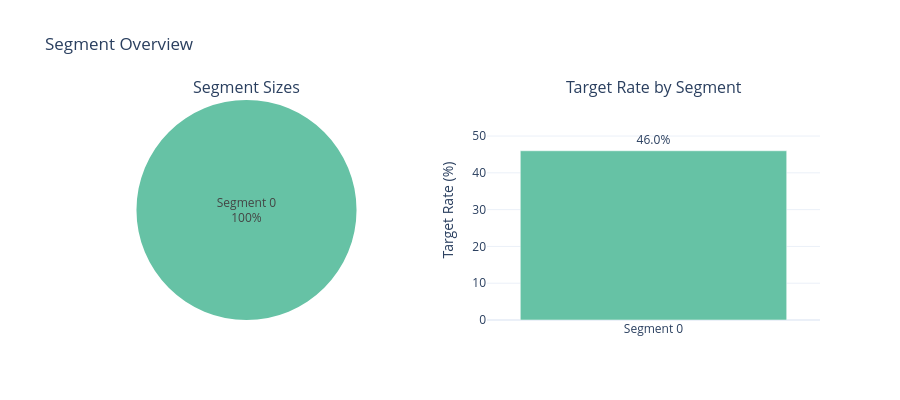

Notebook cell for this chart:
### Markdown cell above
## 4.9 Data Segmentation Analysis

**Purpose:** Determine if the dataset contains natural subgroups that might benefit from separate models.

**📖 Why This Matters:**
- Some datasets have distinct customer segments with very different behaviors
- A single model might struggle to capture patterns that vary significantly across segments
- Segmented models can improve accuracy but add maintenance complexity

**Recommendations:**
- **single_model** - Data is homogeneous; one model for all records
- **consider_segmentation** - Some variation exists; evaluate if complexity is worth it
- **strong_segmentation** - Distinct segments with different target rates; separate models likely beneficial

**Important:** This is exploratory guidance only. The final decision depends on business context, model complexity tolerance, and available resources.

### Code cell
from customer_retention.core.compat import is_databricks
from customer_retention.stages.profiling import SegmentAnalyzer, SparkSegmentAnalyzer

MAX_SEGMENT_SAMPLE_SIZE = 50_000

if is_databricks():
    segment_analyzer = SparkSegmentAnalyzer(max_sample_size=MAX_SEGMENT_SAMPLE_SIZE)
else:
    segment_analyzer = SegmentAnalyzer()

# Find target column if detected
target_col = None
for col_name, col_info in findings.columns.items():
    if col_info.inferred_type == ColumnType.TARGET:
        target_col = col_name
        break

# Run segmentation analysis using numeric features
print("="*70)
print("DATA SEGMENTATION ANALYSIS")
print("="*70)

segmentation = segment_analyzer.analyze(
    df,
    target_col=target_col,
    feature_cols=numeric_cols if numeric_cols else None,
    max_segments=5
)

print("\n🎯 Analysis Results:")
print(f"   Method: {segmentation.method.value}")
print(f"   Detected Segments: {segmentation.n_segments}")
print(f"   Cluster Quality Score: {segmentation.quality_score:.2f}")
if segmentation.target_variance_ratio is not None:
    print(f"   Target Variance Ratio: {segmentation.target_variance_ratio:.2f}")

print("\n📊 Segment Profiles:")
for profile in segmentation.profiles:
    target_info = f" | Target Rate: {profile.target_rate*100:.1f}%" if profile.target_rate is not None else ""
    print(f"   Segment {profile.segment_id}: {profile.size:,} records ({profile.size_pct:.1f}%){target_info}")

# Display recommendation card
fig = charts.segment_recommendation_card(segmentation)
display_figure(fig)

# Display segment overview
fig = charts.segment_overview(segmentation, title="Segment Overview")
display_figure(fig)

# Display feature comparison if we have features
if segmentation.n_segments > 1 and any(p.defining_features for p in segmentation.profiles):
    fig = charts.segment_feature_comparison(segmentation, title="Feature Comparison Across Segments")
    display_figure(fig)

print("\n📝 Rationale:")
for reason in segmentation.rationale:
    print(f"   • {reason}")

### Figure 1 — Plotly figure (JSON) as saved in the notebook; plotly's stock layout.template omitted (floating-point values rounded to 4 significant figures)
{"data": [{"domain": {"x": [0.0, 0.45], "y": [0.0, 1.0]}, "hovertemplate": "<b>%{label}</b><br>Size: %{value:.1f}%<extra></extra>", "labels": ["Segment 0"], "marker": {"colors": ["rgb(102,194,165)"]}, "textinfo": "label+percent", "type": "pie", "values": [100.0]}, {"hovertemplate": "<b>%{x}</b><br>Target Rate: %{y:.1f}%<extra></extra>", "marker": {"color": ["rgb(102,194,165)"]}, "text": ["46.0%"], "textposition": "outside", "type": "bar", "x": ["Segment 0"], "xaxis": "x", "y": [46.0], "yaxis": "y"}], "layout": {"annotations": [{"font": {"size": 16}, "showarrow": false, "text": "Segment Sizes", "x": 0.225, "xanchor": "center", "xref": "paper", "y": 1.0, "yanchor": "bottom", "yref": "paper"}, {"font": {"size": 16}, "showarrow": false, "text": "Target Rate by Segment", "x": 0.775, "xanchor": "center", "xref": "paper", "y": 1.0, "yanchor": "bottom", "yref": "paper"}], "height": 400, "showlegend": false, "title": {"text": "Segment Overview"}, "xaxis": {"anchor": "y", "domain": [0.55, 1.0]}, "yaxis": {"anchor": "x", "domain": [0.0, 1.0], "range": [0, 59.8], "title": {"text": "Target Rate (%)"}}}}
